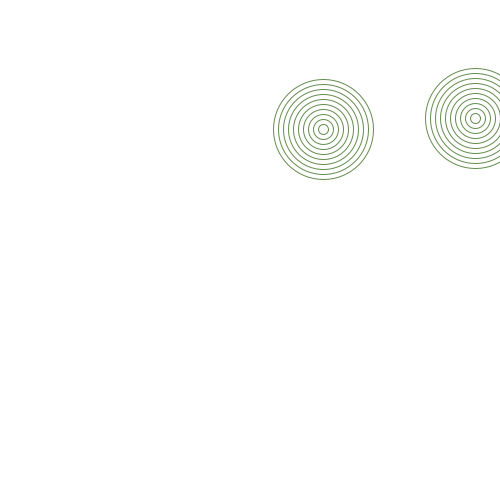
Frame 1 (no input)
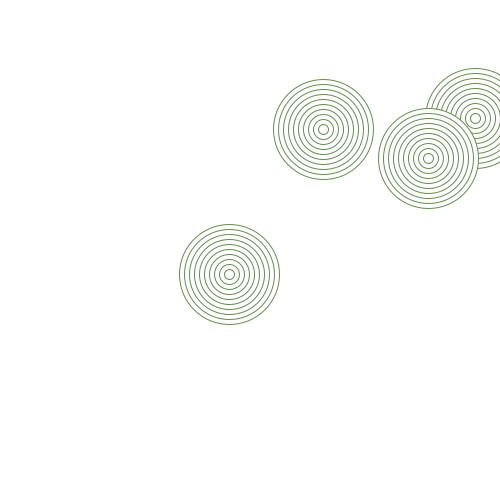
Frame 2 (the mouse pressed at the canvas centre, redrawn once)

The Processing sketch that drew these frames (run headless with seeded random() and noise(); the mouse was pressed at the canvas centre and the sketch redrawn once):

// Processing sketch: sketch_21_1
// ── sketch_21_1.pde
void setup() {
  size(500, 500);
  background(255);
  smooth();
  noLoop();
  stroke(100,140,78);
}


void draw() {
myFunction(100,100,random(500),random(500));
myFunction(100,100,random(500),random(500));
}
void myFunction(int size, int number,  float x, float y) { 
  for(int circle = number; circle > 0; circle-=10) {
    ellipse(x,y,size,size);
size-=10; 
}
}
